Frame 1 (no input): blank canvas, image omitted
Frame 60 (the mouse pressed at the canvas centre just before this capture): blank canvas, image omitted
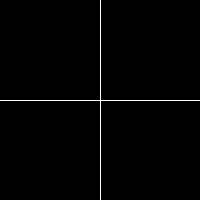
Frame 120 (the mouse held since frame 60 and released just before this capture)

The Processing sketch whose frames 1 and 60 were blank and that drew this single picture after the mouse press (run headless with seeded random() and noise(); from frame 60 on, the mouse is pressed at the canvas centre):

// Processing sketch: Exercise6_8_weirdcrosshairs
// ── Exercise6_8_weirdcrosshairs.pde
int endY;

void setup() {
  size(200,200);
  //frameRate(5);
  endY = 0;
}

void draw() {
  background(0);
  for (int y = 0; y < mouseY; y += 10) {
    stroke(255);
    line(0,mouseY,width,pmouseY);
    line(mouseX,0,pmouseX,height);
  }
  endY += 10;
}
